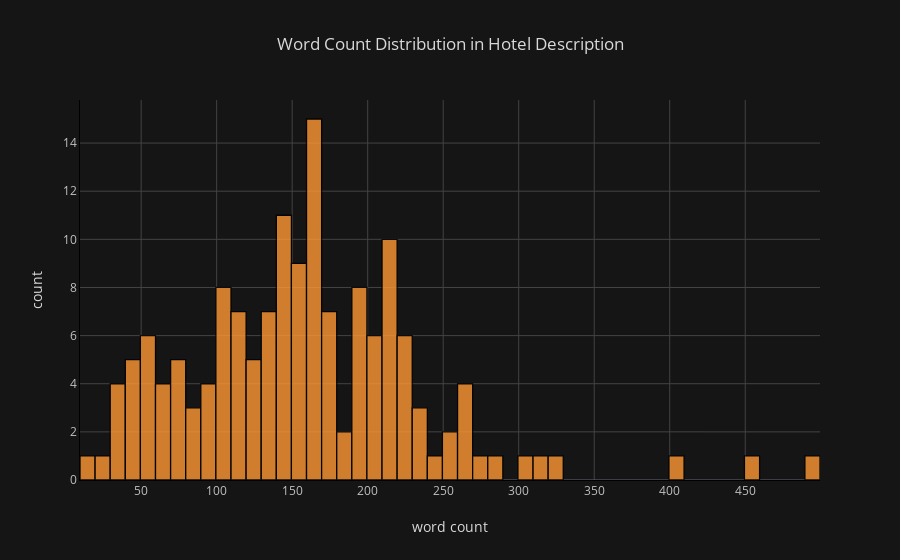

The code cell stored with this chart in its notebook:
### Code cell
df['word_count'].iplot(
    kind='hist',
    bins = 50,
    linecolor='black',
    xTitle='word count',
    yTitle='count',
    title='Word Count Distribution in Hotel Description')

### Figure 1 — Plotly figure (JSON) as saved in the notebook; plotly's stock layout.template omitted (floating-point values rounded to 4 significant figures; data arrays with more than 128 entries replaced by an {"elided": "..."} marker saying what was removed)
{"data": [{"histfunc": "count", "histnorm": "", "marker": {"color": "rgba(255, 153, 51, 1.0)", "line": {"color": "#000000", "width": 1.3}}, "name": "word_count", "nbinsx": 50, "opacity": 0.8, "orientation": "v", "type": "histogram", "uid": "abc0ec7b-d832-4997-81ef-cbc7ad71a6f5", "x": {"elided": "152 int values"}}], "layout": {"barmode": "overlay", "legend": {"bgcolor": "#151516", "font": {"color": "#D9D9D9"}}, "paper_bgcolor": "#151516", "plot_bgcolor": "#151516", "title": {"font": {"color": "#D9D9D9"}, "text": "Word Count Distribution in Hotel Description"}, "xaxis": {"gridcolor": "#434343", "linecolor": "black", "showgrid": true, "tickfont": {"color": "#C2C2C2"}, "title": {"font": {"color": "#D9D9D9"}, "text": "word count"}, "zerolinecolor": "#666570"}, "yaxis": {"gridcolor": "#434343", "linecolor": "black", "showgrid": true, "tickfont": {"color": "#C2C2C2"}, "title": {"font": {"color": "#D9D9D9"}, "text": "count"}, "zerolinecolor": "#666570"}}}
